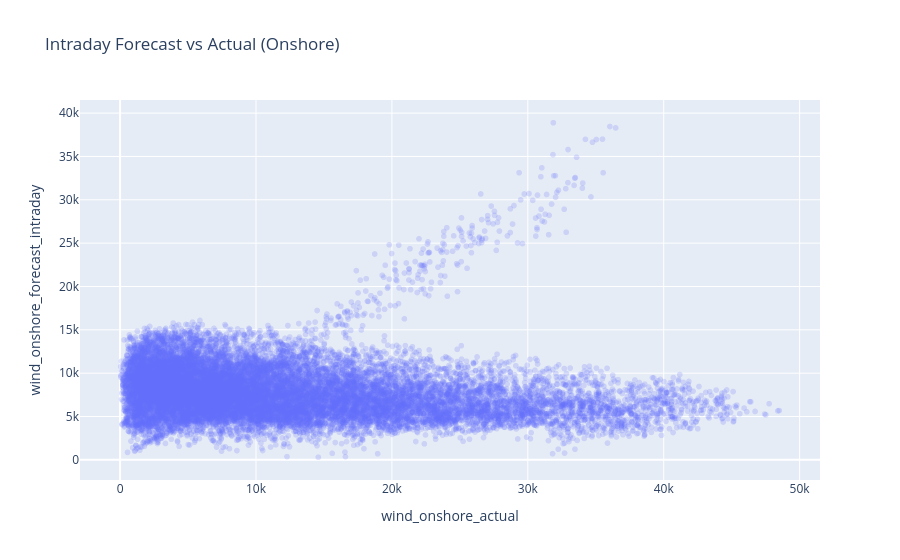

Notebook source saved alongside this figure:
### Code cell
# Scatter: intraday forecast vs actual (sample)
if {"wind_onshore_forecast_intraday", "wind_onshore_actual"}.issubset(df.columns):
    sample = df.select(["wind_onshore_forecast_intraday", "wind_onshore_actual"]).drop_nulls().sample(n=min(20000, df.height))
    fig = px.scatter(sample.to_pandas(), x="wind_onshore_actual", y="wind_onshore_forecast_intraday",
                     opacity=0.2, title="Intraday Forecast vs Actual (Onshore)")
    fig.show()

### Figure 1 — Plotly figure (JSON) as saved in the notebook; plotly's stock layout.template omitted (floating-point values rounded to 4 significant figures; data arrays with more than 128 entries replaced by an {"elided": "..."} marker saying what was removed)
{"data": [{"hovertemplate": "wind_onshore_actual=%{x}<br>wind_onshore_forecast_intraday=%{y}<extra></extra>", "legendgroup": "", "marker": {"color": "#636efa", "opacity": 0.2, "symbol": "circle"}, "mode": "markers", "name": "", "showlegend": false, "type": "scattergl", "x": {"elided": "20000 float values"}, "xaxis": "x", "y": {"elided": "20000 float values"}, "yaxis": "y"}], "layout": {"legend": {"tracegroupgap": 0}, "title": {"text": "Intraday Forecast vs Actual (Onshore)"}, "xaxis": {"anchor": "y", "domain": [0, 1], "title": {"text": "wind_onshore_actual"}}, "yaxis": {"anchor": "x", "domain": [0, 1], "title": {"text": "wind_onshore_forecast_intraday"}}}}
